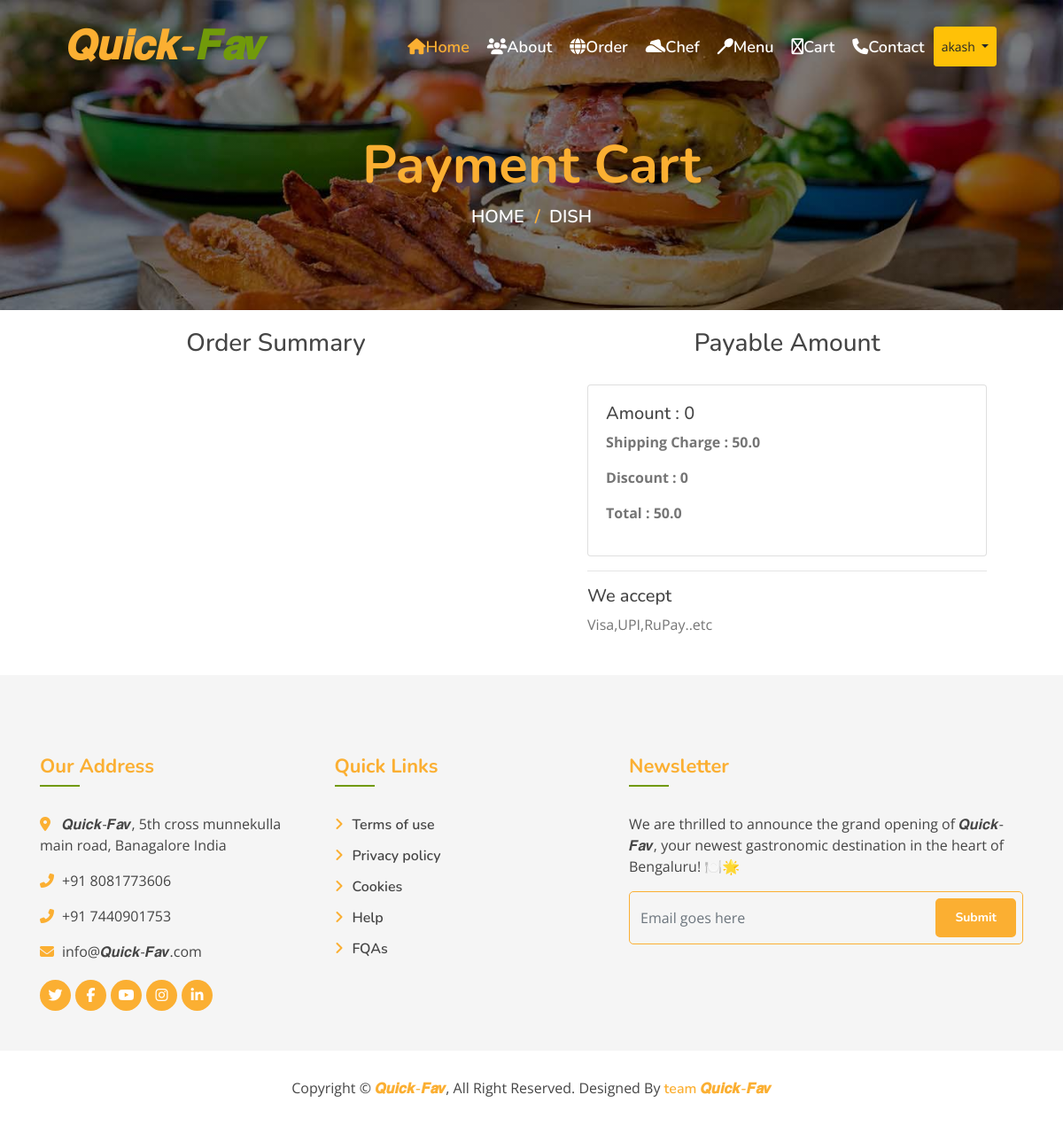
Before: /order/ (signed in) with the older database file.
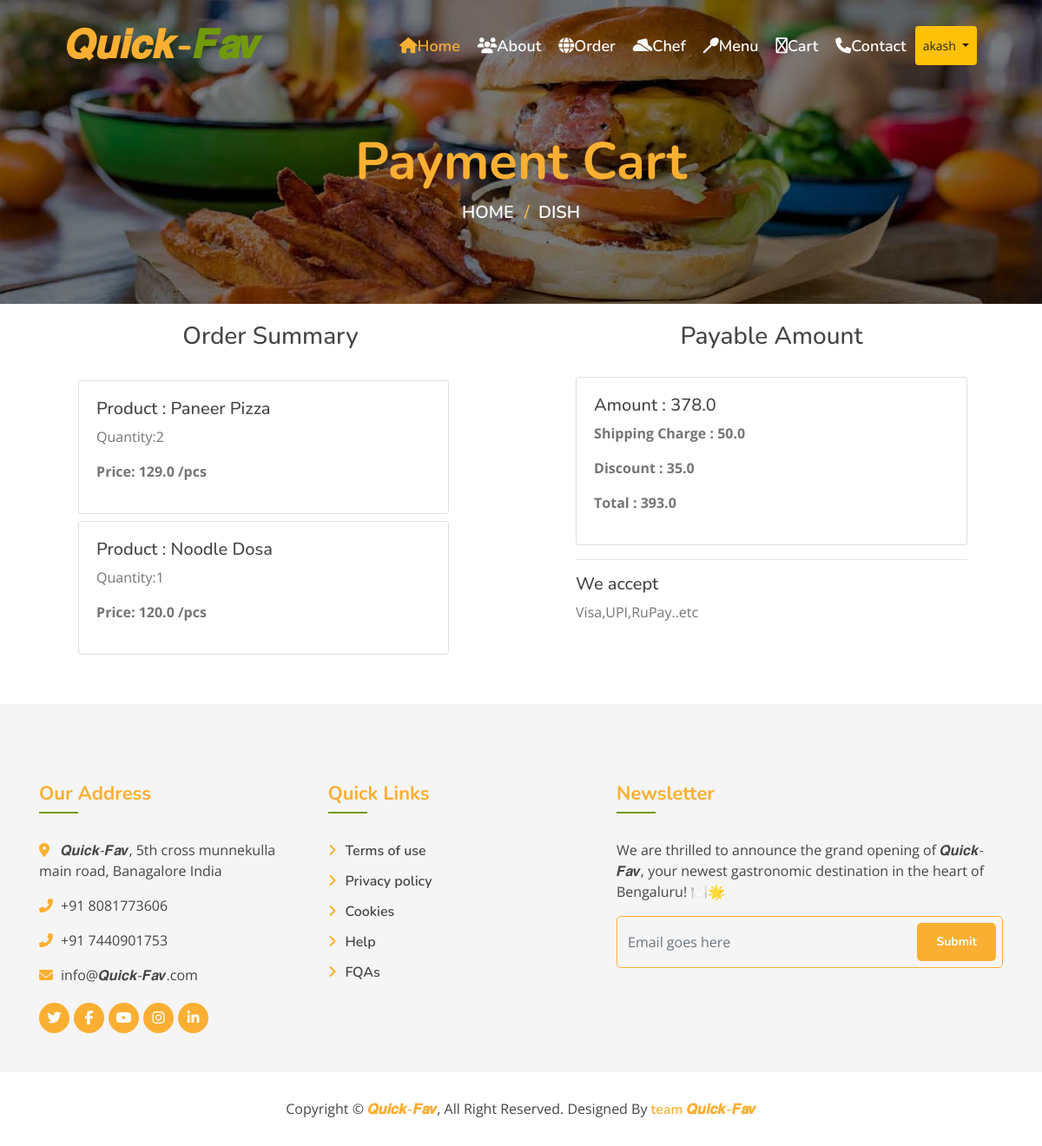
After: the same page with the newer database file.
### app/models.py (models this page shows, shortened)
class Dish_cart(models.Model):
    user = models.ForeignKey(User,on_delete=models.CASCADE,null=True)
    name = models.ForeignKey(Dish,on_delete=models.CASCADE)
    counter = models.PositiveIntegerField(default=0)
    ammount = models.PositiveBigIntegerField(null=True)

class Dish(models.Model):
    name = models.CharField(max_length=200,unique=True)
    image = models.ImageField(upload_to="dishes")
    ingredients = models.TextField()
    details = models.TextField(blank=True)
    category = models.ForeignKey(Category, on_delete=models.CASCADE)
    price = models.FloatField()
    discount_price = models.FloatField(blank=True)
    is_available = models.BooleanField(default=True)
    added_on = models.DateTimeField(auto_now_add=True)
    updated_on = models.DateTimeField(auto_now=True)
    def __str__(self):
        return self.name
    class Meta:
        verbose_name_plural = 'Dish Table'

### app/views.py (the view)
# urls.py: path('order/',order,name='order'),
@login_required(login_url='login')
def order(request):
    user = User.objects.get(username=request.user)
    cart_list = Dish_cart.objects.filter(user =user)
    m = 0
    disc = 0
    for d in cart_list:
        m = m + (d.name.price * d.counter)
        disc = disc + (d.counter * d.name.discount_price)
    Shipping_charge = 50.0
    ta = m + Shipping_charge-disc
    return render(request,'order.html',{'order':cart_list,'am':m,'sc':Shipping_charge,'ta':ta,'disc':disc,"User":user})

### templates/order.html (shortened to what this page needs)
{% extends "base.html" %}
{% load static %}
 {% block content %}
 <div class="page-header mb-0">
    <div class="container">
        <div class="row">
            <div class="col-12">
                <h2>Payment Cart</h2>
            </div>
            <div class="col-12">
                <a href="">Home</a>
                <a href="">Dish</a>
            </div>
        </div>
    </div>
</div>
 <section class="m-2">
    <div class="col-12 d-flex justify-content-around">
        <div class="col-5">
            <h3 class="alert  text-center">Order Summary</h3>
            <div class="overflow-auto p-1 mb-3 mb-md-0 mr-md-3 " style="max-width: 500px; max-height: 350px;">
                {% for pro in order %}
                <div class="card mb-2">
                    <div class="card-body">
                        <h5>Product : {{pro.name}}</h5>
                        <p>Quantity:{{pro.counter}}</p>
                        <p class="font-weight-bold">Price: {{pro.name.price}} /pcs</p>
                    </div>
                </div>
            {% endfor %}
            </div>
        </div>
        <div class="col-5">
            <h3 class="alert  text-center">Payable Amount</h3>
            <div class="card mb-2">
                <div class="card-body">
                    <h5>Amount : {{am}}</h5>
                    <p class="font-weight-bold">Shipping Charge : {{sc}}</p>
                    <p class="font-weight-bold">Discount : {{disc}}</p>
                    <p class="font-weight-bold">Total : {{ta}} </p>
                </div>
            </div>
            <hr>
            <div>
                <h5>We accept</h5>
                Visa,UPI,RuPay..etc
            </div>
        </div>
    </div>
 </section>
 {% endblock content %}

Changed rows visible on the page:
added Dish_cart: name "Paneer Pizza", counter "2", name.price "129.0"
added Dish_cart: name "Noodle Dosa", counter "1", name.price "120.0"
Other visible differences:
{{ am }}: "0" → "378.0"
{{ disc }}: "0" → "35.0"
{{ ta }}: "50.0" → "393.0"
